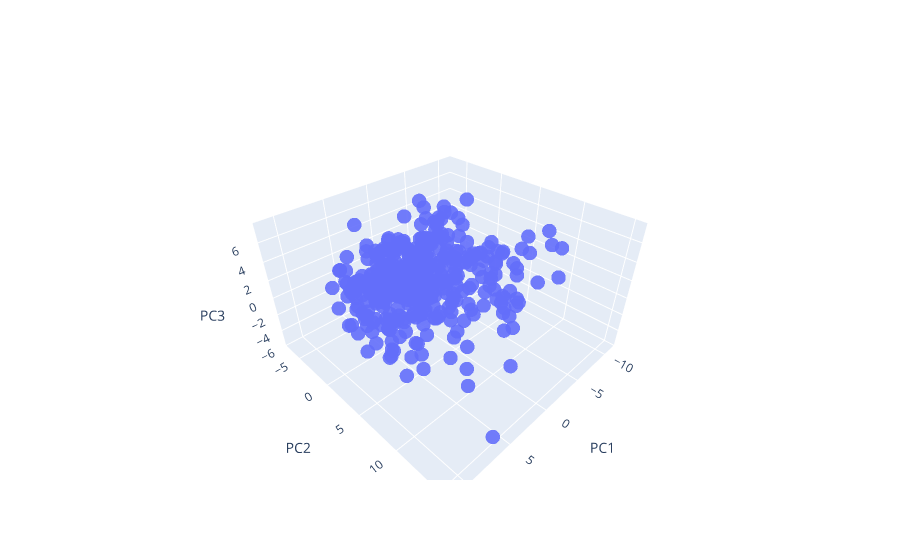

Write notebook code for a chart like this one.
### Markdown cell above
Our top 2 pcs combined do not show any obvious clusters. We continue adding more features

### Code cell
fig1 = go.Scatter3d(x=df['PC1'],
                    y=df['PC2'],
                    z=df['PC3'],
                    marker=dict(opacity=0.9,
                                reversescale=True,
                                colorscale='Blues',
                                size=5),
                    line=dict (width=0.02),
                    mode='markers')

#Make Plot.ly Layout
mylayout = go.Layout(scene=dict(xaxis=dict( title="PC1"),
                                yaxis=dict( title="PC2"),
                                zaxis=dict(title="PC3")),)

fig = go.Figure(
    data=[fig1],
    layout=mylayout,
)
fig.show()

### Figure 1 — Plotly figure (JSON) as saved in the notebook; plotly's stock layout.template omitted (floating-point values rounded to 4 significant figures; data arrays with more than 128 entries replaced by an {"elided": "..."} marker saying what was removed)
{"data": [{"line": {"width": 0.02}, "marker": {"colorscale": [[0, "rgb(247,251,255)"], [0.125, "rgb(222,235,247)"], [0.25, "rgb(198,219,239)"], [0.375, "rgb(158,202,225)"], [0.5, "rgb(107,174,214)"], [0.625, "rgb(66,146,198)"], [0.75, "rgb(33,113,181)"], [0.875, "rgb(8,81,156)"], [1, "rgb(8,48,107)"]], "opacity": 0.9, "reversescale": true, "size": 5}, "mode": "markers", "type": "scatter3d", "x": {"elided": "397 float values"}, "y": {"elided": "397 float values"}, "z": {"elided": "397 float values"}}], "layout": {"scene": {"xaxis": {"title": {"text": "PC1"}}, "yaxis": {"title": {"text": "PC2"}}, "zaxis": {"title": {"text": "PC3"}}}}}
